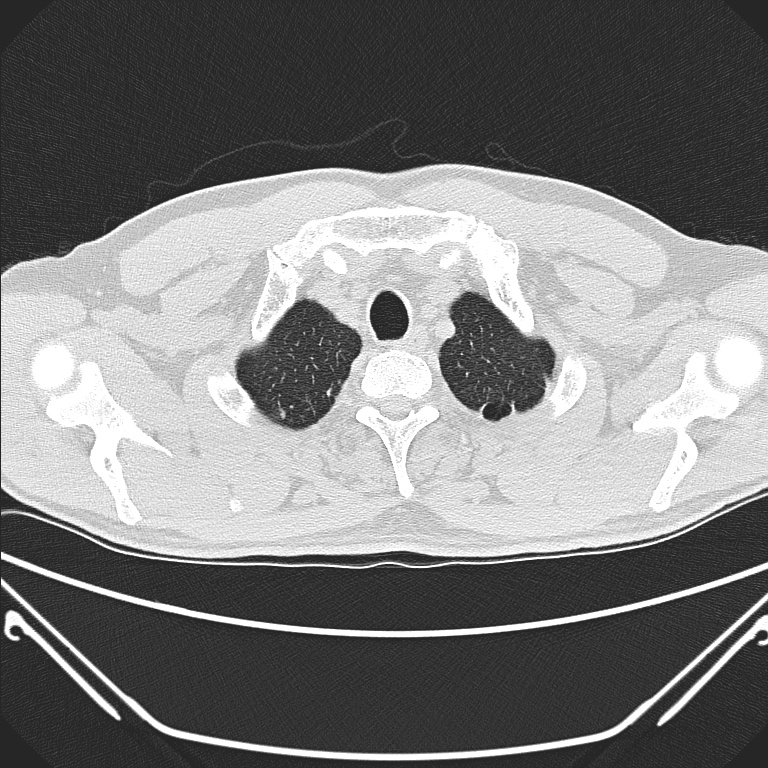
#> input picture 00000.jpg, 768 x 768 px
$ python visualize_overlay.py --ct_dir .. --mask_dir .. --output_dir out
#> lines starting #> are read from the running program, lines starting #| are printed output that depends on the picture
import os
import cv2
import argparse
import numpy as np
from tqdm import tqdm
from pathlib import Path

class TrioVisualizer:
    def __init__(self, alpha=0.5):
        self.alpha = alpha
        # BGR 顏色定義
        self.colors = {
            "Artery": [0, 0, 255],   # 紅色
            "Vein": [255, 0, 0],     # 藍色
            "Bronchi": [0, 255, 0]   # 綠色
        }

    def process(self, ct_dir, mask_base_dir, output_dir):
#> called with ct_dir = '..', mask_base_dir = '..', output_dir = 'out'
        os.makedirs(output_dir, exist_ok=True)
        ct_files = sorted(list(Path(ct_dir).glob("*.jpg")))

        print(f" Generating Overlays in: {output_dir}")

        for i, ct_path in enumerate(tqdm(ct_files)):
            ct_img = cv2.imread(str(ct_path))
#> ct_img is the input picture: shape (768, 768, 3); min 30, max 255, mean 123.1
            if ct_img is None: continue
            h, w = ct_img.shape[:2]
#> h = 768; w = 768

            # 準備彩色疊加層
            overlay_layer = ct_img.copy()
            found_any = False

            for name, color in self.colors.items():
                # 修改路徑邏輯，對齊你的輸出結構
                mask_path = Path(mask_base_dir) / name / f"{i:05d}.png"

                if mask_path.exists():
                    mask_img = cv2.imread(str(mask_path), 0)
#> mask_img: shape (768, 768); min 30, max 255, mean 123.1
                    if mask_img is not None:
                        # 確保尺寸對齊
                        if mask_img.shape[:2] != (h, w):
                            mask_img = cv2.resize(mask_img, (w, h), interpolation=cv2.INTER_NEAREST)

                        overlay_layer[mask_img > 127] = color
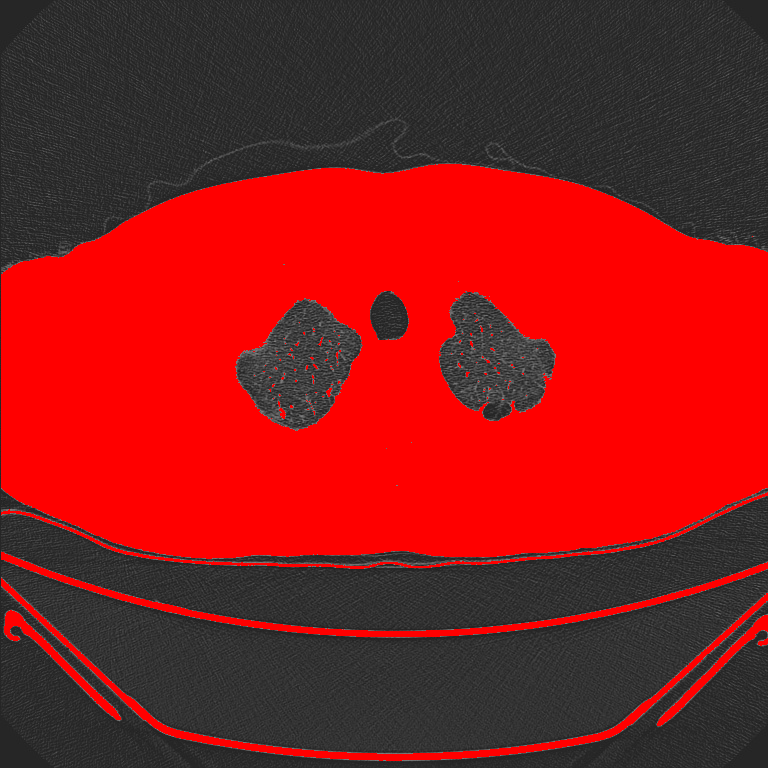
#> overlay_layer: shape (768, 768, 3); mean B, G, R 27.8, 27.8, 138.4
                        found_any = True

            # 混合原圖與色彩層
            if found_any:
                output = cv2.addWeighted(overlay_layer, self.alpha, ct_img, 1 - self.alpha, 0)
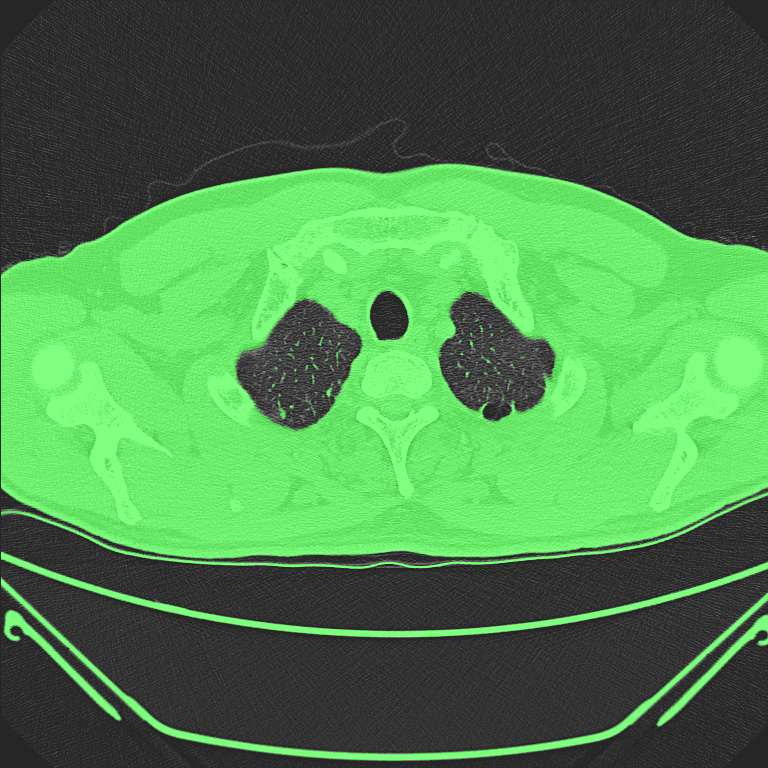
#> output: shape (768, 768, 3); mean B, G, R 75.4, 130.7, 75.4
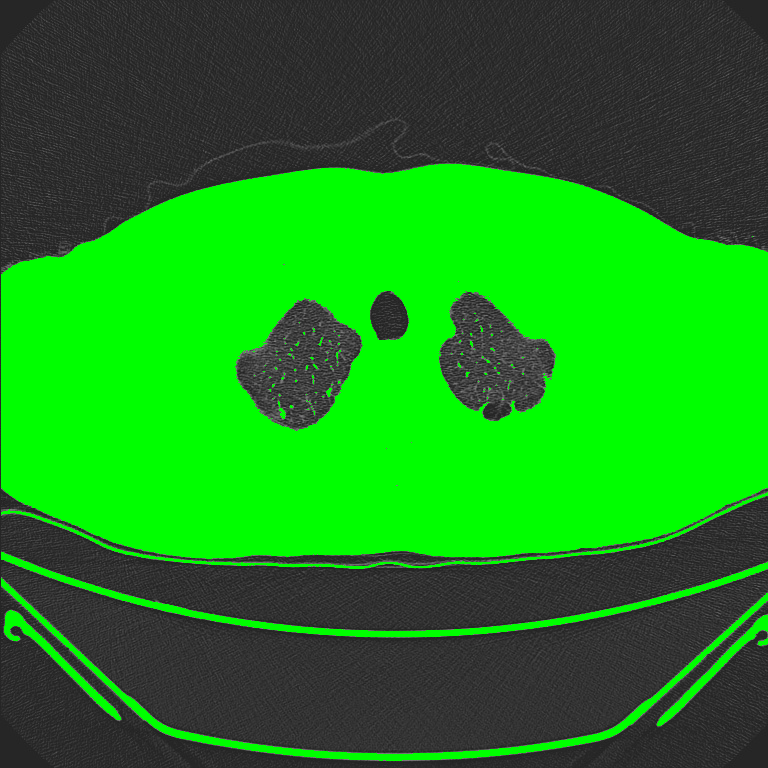
#> overlay_layer: shape (768, 768, 3); mean B, G, R 27.8, 138.4, 27.8
            else:
                output = ct_img.copy()

            # 加上 GUI 友善的標籤
            self._add_info_text(output, i)

            # 儲存
            cv2.imwrite(os.path.join(output_dir, f"overlay_{i:05d}.jpg"), output)

    def _add_info_text(self, img, slice_idx):
        """在影像左上角繪製圖例"""
#> called with slice_idx = 0
        font = cv2.FONT_HERSHEY_SIMPLEX
        cv2.putText(img, f"Slice: {slice_idx:03d}", (20, 30), font, 0.7, (255, 255, 255), 2)
        y_offset = 60
        for name, color in self.colors.items():
            cv2.putText(img, f"• {name}", (20, y_offset), font, 0.6, color, 2)
            y_offset += 25
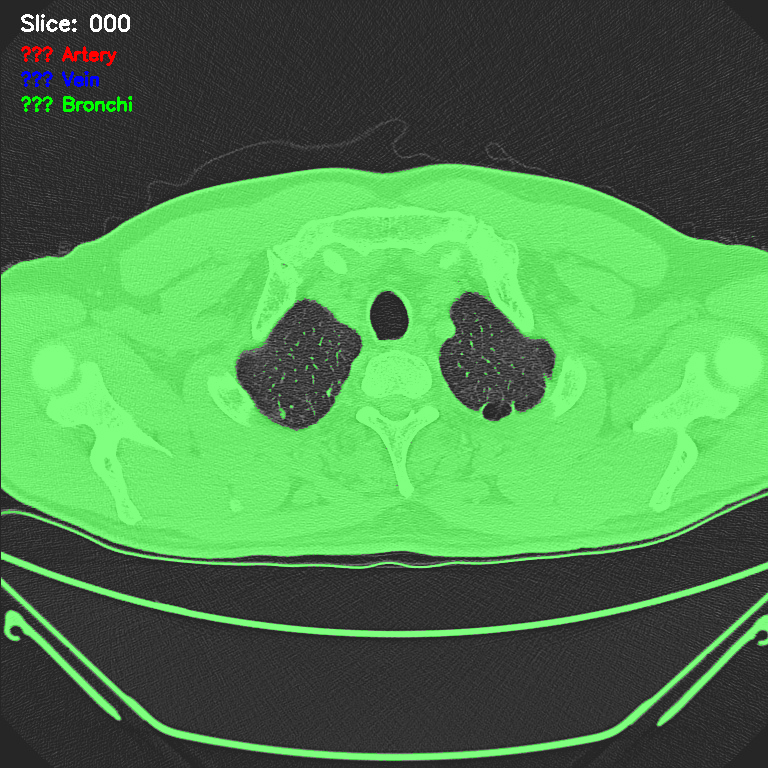
#> img: shape (768, 768, 3); mean B, G, R 75.8, 131.2, 75.8
#> after the loop, y_offset = 135

def main():
    parser = argparse.ArgumentParser()
    parser.add_argument("--ct_dir", type=str, required=True)
    parser.add_argument("--mask_dir", type=str, required=True)
    parser.add_argument("--output_dir", type=str, required=True)
    parser.add_argument("--alpha", type=float, default=0.5)
    args = parser.parse_args()

    viz = TrioVisualizer(alpha=args.alpha)
    viz.process(args.ct_dir, args.mask_dir, args.output_dir)

if __name__ == "__main__":
    main()
